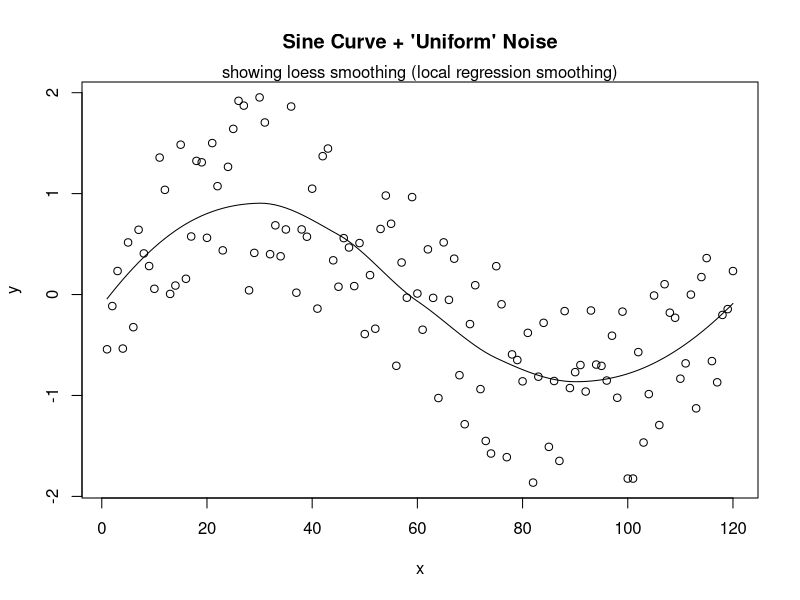

Write the R code that produced this figure.
period <- 120
x <- 1:120
y <- sin(2*pi*x/period) + runif(length(x),-1,1)
plot(x,y, main="Sine Curve + 'Uniform' Noise")
mtext("showing loess smoothing (local regression smoothing)")
y.loess <- loess(y ~ x, span=0.75, data.frame(x=x, y=y))
y.predict <- predict(y.loess, data.frame(x=x))
lines(x,y.predict)
